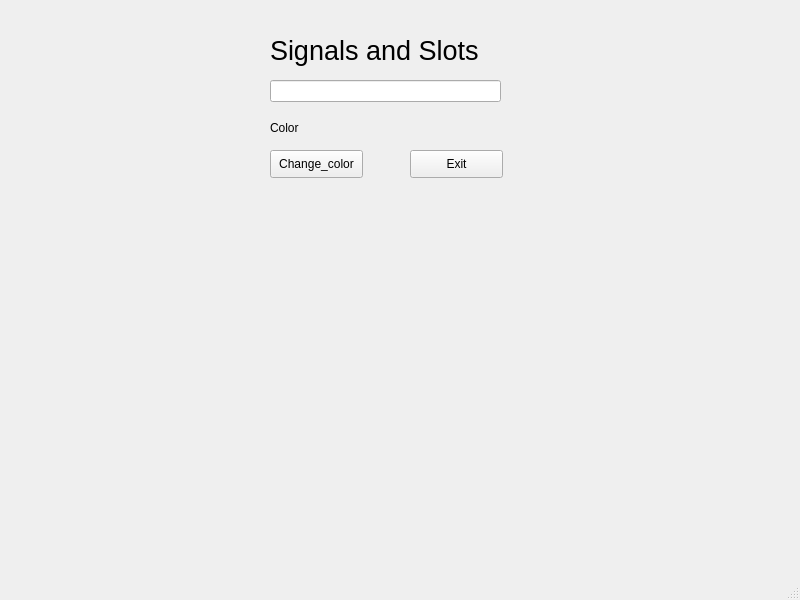
<?xml version="1.0" encoding="UTF-8"?>
<ui version="4.0">
 <class>MainWindow</class>
 <widget class="QMainWindow" name="MainWindow">
  <property name="geometry">
   <rect>
    <x>0</x>
    <y>0</y>
    <width>800</width>
    <height>600</height>
   </rect>
  </property>
  <property name="windowTitle">
   <string>MainWindow</string>
  </property>
  <widget class="QWidget" name="centralwidget">
   <widget class="QLabel" name="label">
    <property name="geometry">
     <rect>
      <x>270</x>
      <y>20</y>
      <width>231</width>
      <height>61</height>
     </rect>
    </property>
    <property name="font">
     <font>
      <pointsize>20</pointsize>
     </font>
    </property>
    <property name="text">
     <string>Signals and Slots</string>
    </property>
   </widget>
   <widget class="QLineEdit" name="lineEdit">
    <property name="geometry">
     <rect>
      <x>270</x>
      <y>80</y>
      <width>231</width>
      <height>22</height>
     </rect>
    </property>
   </widget>
   <widget class="QLabel" name="label_2">
    <property name="geometry">
     <rect>
      <x>270</x>
      <y>120</y>
      <width>231</width>
      <height>16</height>
     </rect>
    </property>
    <property name="text">
     <string>Color</string>
    </property>
   </widget>
   <widget class="QPushButton" name="Change_color">
    <property name="geometry">
     <rect>
      <x>270</x>
      <y>150</y>
      <width>93</width>
      <height>28</height>
     </rect>
    </property>
    <property name="text">
     <string>Change_color</string>
    </property>
   </widget>
   <widget class="QPushButton" name="exit">
    <property name="geometry">
     <rect>
      <x>410</x>
      <y>150</y>
      <width>93</width>
      <height>28</height>
     </rect>
    </property>
    <property name="text">
     <string>Exit</string>
    </property>
   </widget>
  </widget>
  <widget class="QMenuBar" name="menubar">
   <property name="geometry">
    <rect>
     <x>0</x>
     <y>0</y>
     <width>800</width>
     <height>26</height>
    </rect>
   </property>
  </widget>
  <widget class="QStatusBar" name="statusbar"/>
 </widget>
 <resources/>
 <connections>
  <connection>
   <sender>lineEdit</sender>
   <signal>textChanged(QString)</signal>
   <receiver>label_2</receiver>
   <slot>setText(QString)</slot>
   <hints>
    <hint type="sourcelabel">
     <x>385</x>
     <y>116</y>
    </hint>
    <hint type="destinationlabel">
     <x>385</x>
     <y>153</y>
    </hint>
   </hints>
  </connection>
  <connection>
   <sender>exit</sender>
   <signal>clicked()</signal>
   <receiver>MainWindow</receiver>
   <slot>close()</slot>
   <hints>
    <hint type="sourcelabel">
     <x>456</x>
     <y>189</y>
    </hint>
    <hint type="destinationlabel">
     <x>399</x>
     <y>299</y>
    </hint>
   </hints>
  </connection>
  <connection>
   <sender>Change_color</sender>
   <signal>clicked()</signal>
   <receiver>label_2</receiver>
   <slot>repaint()</slot>
   <hints>
    <hint type="sourcelabel">
     <x>316</x>
     <y>189</y>
    </hint>
    <hint type="destinationlabel">
     <x>385</x>
     <y>153</y>
    </hint>
   </hints>
  </connection>
 </connections>
</ui>
